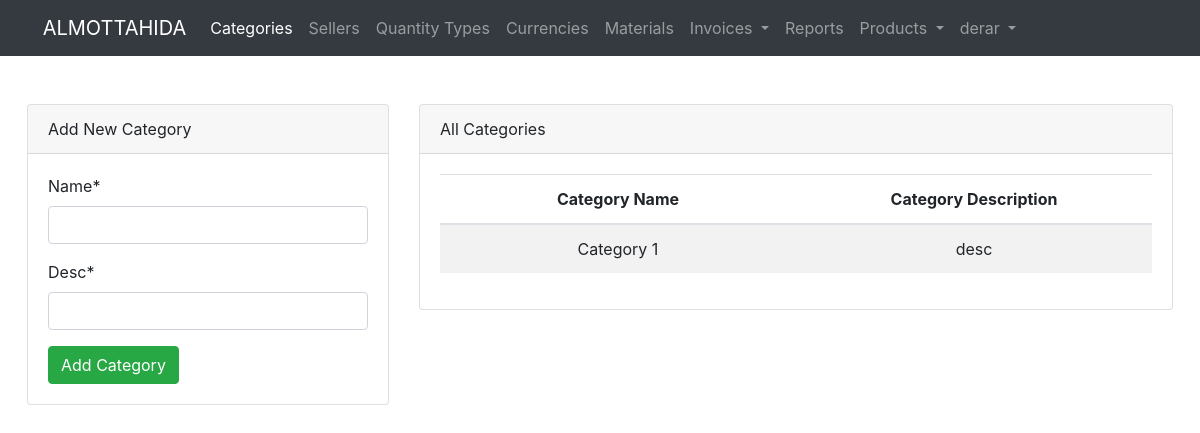
/product/category/ (signed in), run on an earlier commit of the app's database.
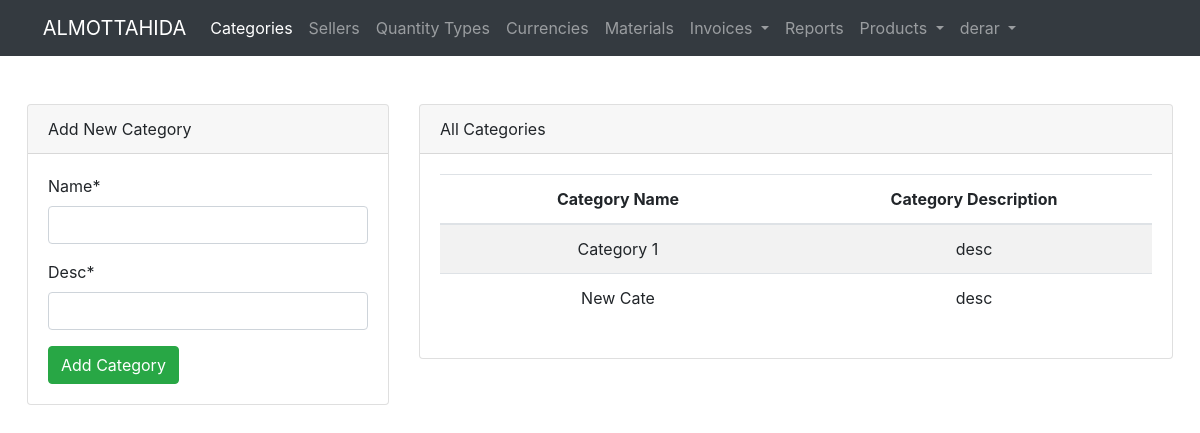
And on a later commit of the database.
### product/models.py (models this page shows, shortened)
class Category(models.Model):
    name = models.CharField(max_length=30, unique=True)
    desc = models.CharField(max_length=300, null=True)

### product/views.py (the view)
# urls.py: path("category/", views.all_categories, name='category.all'),
@login_required(login_url=LOGIN_URL)
def all_categories(request):
    if request.method == 'POST':
        method = request.POST.get("method").lower()
        if method == "post":
            form = CategoryForm(request.POST)
            if form.is_valid():
                form.save()
                messages.add_message(request, messages.SUCCESS, 'Category added successfully.')
                return redirect("category.all")
        elif method == "delete":
            category_id = request.POST.get("category_id")
            Category.objects.get(pk=category_id).delete()
            messages.add_message(request, messages.WARNING, 'Category deleted successfully.')
            return redirect("category.all")
        elif method == "put":
            category_id = request.POST.get("category_id")
            category_name = request.POST.get("name")
            category_desc = request.POST.get("desc")
            category_exists = Category.objects.filter(name=category_name).exclude(pk=category_id)
            if not category_exists:
                category = Category.objects.get(pk=category_id)
                category.name = category_name
                category.desc = category_desc
                category.save()
                messages.add_message(request, messages.SUCCESS, 'Category updated successfully.')
            else:
                messages.add_message(request, messages.WARNING, 'Category data exists')
            return redirect("category.all")
    else:
        form = CategoryForm()
    categories = Category.objects.all()
    page = request.GET.get('page', 1)
    paginator = Paginator(categories, 3)
    try:
        categories = paginator.page(page)
    except PageNotAnInteger:
        categories = paginator.page(1)
    except EmptyPage:
        categories = paginator.page(paginator.num_pages)
    return render(request, 'category/all.html', {'categories': categories, "form": form})

### product/forms.py
class CategoryForm(ModelForm):
    class Meta:
        model = Category
        fields = "__all__"

### templates/category/all.html (shortened to what this page needs)
{% extends "base.html" %}
{% load crispy_forms_tags %}
{% block content %}
    <div class="row">
        <div class="col-12 col-md-4 mb-4">
            <div class="card">
                <div class="card-header">
                    Add New Category
                </div>
                <div class="card-body">
                    <form method="post" action="{% url 'category.all' %}">
                        {{ form|crispy }}
                        <button type="submit" class="btn btn-success">Add Category</button>
                    </form>
                </div>
            </div>
        </div>
        <div class="col-12 col-md-8">
            <div class="card">
                <div class="card-header">
                    All Categories
                </div>
                <div class="card-body">
                    <table class="table table-responsive-md table-striped">
                        <thead>
                        <tr>
                            <th>Category Name</th>
                            <th>Category Description</th>
                        </tr>
                        </thead>
                        <tbody>
                        {% for category in categories %}
                            <tr>
                                <td>{{ category.name }}</td>
                                <td>{{ category.desc }}</td>
                            </tr>
                        {% endfor %}
                        </tbody>
                    </table>
                </div>
            </div>
        </div>
    </div>
{% endblock %}

What changed in the data, as far as the page shows it:
added Category: name "New Cate", desc "desc"
